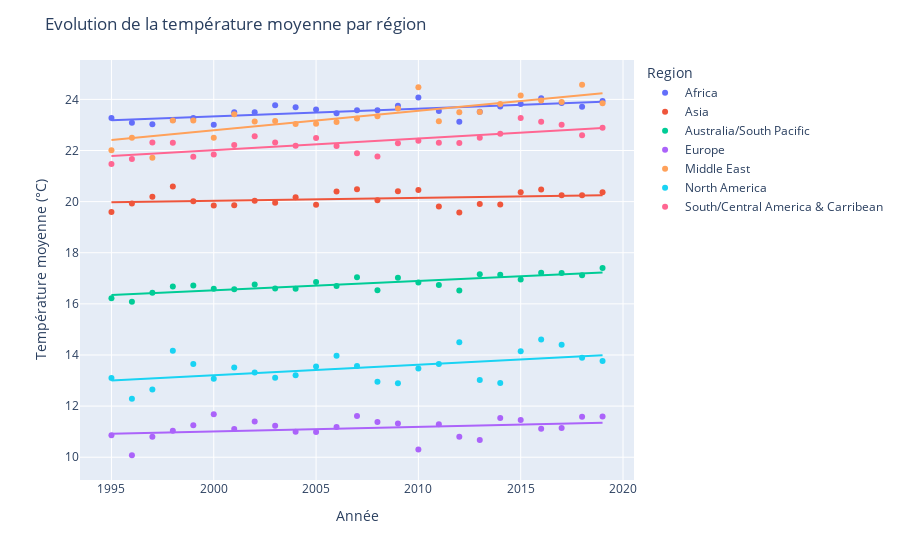

The cell this chart's notebook holds for it:
### Markdown cell above
#### A l'échelle régionale

### Code cell
# plot the data
region_temp = df.query('Year < 2020').groupby(['Region', 'Year'])['AvgTemperature'].mean().reset_index()

fig = px.scatter(region_temp, x='Year', y='AvgTemperature', color='Region', trendline='ols', opacity=1)
fig.update_layout(title='Evolution de la température moyenne par région', 
                    xaxis_title='Année', 
                    yaxis_title='Température moyenne (°C)')
fig.show()

### Figure 1 — Plotly figure (JSON) as saved in the notebook; plotly's stock layout.template omitted (floating-point values rounded to 4 significant figures)
{"data": [{"hovertemplate": "Region=Africa<br>Year=%{x}<br>AvgTemperature=%{y}<extra></extra>", "legendgroup": "Africa", "marker": {"color": "#636efa", "opacity": 1, "symbol": "circle"}, "mode": "markers", "name": "Africa", "orientation": "v", "showlegend": true, "type": "scatter", "x": [1995, 1996, 1997, 1998, 1999, 2000, 2001, 2002, 2003, 2004, 2005, 2006, 2007, 2008, 2009, 2010, 2011, 2012, 2013, 2014, 2015, 2016, 2017, 2018, 2019], "xaxis": "x", "y": [23.27, 23.09, 23.02, 23.19, 23.27, 23.01, 23.5, 23.49, 23.77, 23.69, 23.61, 23.46, 23.57, 23.58, 23.75, 24.07, 23.54, 23.13, 23.52, 23.72, 23.82, 24.05, 23.86, 23.71, 23.94], "yaxis": "y"}, {"hovertemplate": "<b>OLS trendline</b><br>AvgTemperature = 0.0301348 * Year + -36.9353<br>R<sup>2</sup>=0.522045<br><br>Region=Africa<br>Year=%{x}<br>AvgTemperature=%{y} <b>(trend)</b><extra></extra>", "legendgroup": "Africa", "marker": {"color": "#636efa", "symbol": "circle"}, "mode": "lines", "name": "Africa", "showlegend": false, "type": "scatter", "x": [1995, 1996, 1997, 1998, 1999, 2000, 2001, 2002, 2003, 2004, 2005, 2006, 2007, 2008, 2009, 2010, 2011, 2012, 2013, 2014, 2015, 2016, 2017, 2018, 2019], "xaxis": "x", "y": [23.18, 23.21, 23.24, 23.27, 23.3, 23.33, 23.36, 23.39, 23.42, 23.45, 23.49, 23.52, 23.55, 23.58, 23.61, 23.64, 23.67, 23.7, 23.73, 23.76, 23.79, 23.82, 23.85, 23.88, 23.91], "yaxis": "y"}, {"hovertemplate": "Region=Asia<br>Year=%{x}<br>AvgTemperature=%{y}<extra></extra>", "legendgroup": "Asia", "marker": {"color": "#EF553B", "opacity": 1, "symbol": "circle"}, "mode": "markers", "name": "Asia", "orientation": "v", "showlegend": true, "type": "scatter", "x": [1995, 1996, 1997, 1998, 1999, 2000, 2001, 2002, 2003, 2004, 2005, 2006, 2007, 2008, 2009, 2010, 2011, 2012, 2013, 2014, 2015, 2016, 2017, 2018, 2019], "xaxis": "x", "y": [19.59, 19.93, 20.19, 20.59, 20.02, 19.84, 19.85, 20.03, 19.95, 20.17, 19.88, 20.39, 20.48, 20.05, 20.4, 20.46, 19.81, 19.58, 19.91, 19.89, 20.37, 20.47, 20.25, 20.25, 20.37], "yaxis": "y"}, {"hovertemplate": "<b>OLS trendline</b><br>AvgTemperature = 0.0113203 * Year + -2.60971<br>R<sup>2</sup>=0.084105<br><br>Region=Asia<br>Year=%{x}<br>AvgTemperature=%{y} <b>(trend)</b><extra></extra>", "legendgroup": "Asia", "marker": {"color": "#EF553B", "symbol": "circle"}, "mode": "lines", "name": "Asia", "showlegend": false, "type": "scatter", "x": [1995, 1996, 1997, 1998, 1999, 2000, 2001, 2002, 2003, 2004, 2005, 2006, 2007, 2008, 2009, 2010, 2011, 2012, 2013, 2014, 2015, 2016, 2017, 2018, 2019], "xaxis": "x", "y": [19.97, 19.99, 20.0, 20.01, 20.02, 20.03, 20.04, 20.05, 20.06, 20.08, 20.09, 20.1, 20.11, 20.12, 20.13, 20.14, 20.16, 20.17, 20.18, 20.19, 20.2, 20.21, 20.22, 20.23, 20.25], "yaxis": "y"}, {"hovertemplate": "Region=Australia/South Pacific<br>Year=%{x}<br>AvgTemperature=%{y}<extra></extra>", "legendgroup": "Australia/South Pacific", "marker": {"color": "#00cc96", "opacity": 1, "symbol": "circle"}, "mode": "markers", "name": "Australia/South Pacific", "orientation": "v", "showlegend": true, "type": "scatter", "x": [1995, 1996, 1997, 1998, 1999, 2000, 2001, 2002, 2003, 2004, 2005, 2006, 2007, 2008, 2009, 2010, 2011, 2012, 2013, 2014, 2015, 2016, 2017, 2018, 2019], "xaxis": "x", "y": [16.22, 16.09, 16.43, 16.68, 16.72, 16.59, 16.57, 16.76, 16.6, 16.59, 16.86, 16.7, 17.04, 16.53, 17.03, 16.84, 16.74, 16.52, 17.16, 17.14, 16.95, 17.22, 17.2, 17.12, 17.4], "yaxis": "y"}, {"hovertemplate": "<b>OLS trendline</b><br>AvgTemperature = 0.0366043 * Year + -56.6768<br>R<sup>2</sup>=0.689830<br><br>Region=Australia/South Pacific<br>Year=%{x}<br>AvgTemperature=%{y} <b>(trend)</b><extra></extra>", "legendgroup": "Australia/South Pacific", "marker": {"color": "#00cc96", "symbol": "circle"}, "mode": "lines", "name": "Australia/South Pacific", "showlegend": false, "type": "scatter", "x": [1995, 1996, 1997, 1998, 1999, 2000, 2001, 2002, 2003, 2004, 2005, 2006, 2007, 2008, 2009, 2010, 2011, 2012, 2013, 2014, 2015, 2016, 2017, 2018, 2019], "xaxis": "x", "y": [16.35, 16.39, 16.42, 16.46, 16.5, 16.53, 16.57, 16.61, 16.64, 16.68, 16.71, 16.75, 16.79, 16.82, 16.86, 16.9, 16.93, 16.97, 17.01, 17.04, 17.08, 17.12, 17.15, 17.19, 17.23], "yaxis": "y"}, {"hovertemplate": "Region=Europe<br>Year=%{x}<br>AvgTemperature=%{y}<extra></extra>", "legendgroup": "Europe", "marker": {"color": "#ab63fa", "opacity": 1, "symbol": "circle"}, "mode": "markers", "name": "Europe", "orientation": "v", "showlegend": true, "type": "scatter", "x": [1995, 1996, 1997, 1998, 1999, 2000, 2001, 2002, 2003, 2004, 2005, 2006, 2007, 2008, 2009, 2010, 2011, 2012, 2013, 2014, 2015, 2016, 2017, 2018, 2019], "xaxis": "x", "y": [10.86, 10.08, 10.8, 11.04, 11.25, 11.68, 11.1, 11.4, 11.23, 10.99, 10.98, 11.18, 11.61, 11.38, 11.32, 10.3, 11.29, 10.8, 10.67, 11.54, 11.45, 11.12, 11.14, 11.58, 11.59], "yaxis": "y"}, {"hovertemplate": "<b>OLS trendline</b><br>AvgTemperature = 0.0181763 * Year + -25.345<br>R<sup>2</sup>=0.113386<br><br>Region=Europe<br>Year=%{x}<br>AvgTemperature=%{y} <b>(trend)</b><extra></extra>", "legendgroup": "Europe", "marker": {"color": "#ab63fa", "symbol": "circle"}, "mode": "lines", "name": "Europe", "showlegend": false, "type": "scatter", "x": [1995, 1996, 1997, 1998, 1999, 2000, 2001, 2002, 2003, 2004, 2005, 2006, 2007, 2008, 2009, 2010, 2011, 2012, 2013, 2014, 2015, 2016, 2017, 2018, 2019], "xaxis": "x", "y": [10.92, 10.93, 10.95, 10.97, 10.99, 11.01, 11.03, 11.04, 11.06, 11.08, 11.1, 11.12, 11.13, 11.15, 11.17, 11.19, 11.21, 11.23, 11.24, 11.26, 11.28, 11.3, 11.32, 11.33, 11.35], "yaxis": "y"}, {"hovertemplate": "Region=Middle East<br>Year=%{x}<br>AvgTemperature=%{y}<extra></extra>", "legendgroup": "Middle East", "marker": {"color": "#FFA15A", "opacity": 1, "symbol": "circle"}, "mode": "markers", "name": "Middle East", "orientation": "v", "showlegend": true, "type": "scatter", "x": [1995, 1996, 1997, 1998, 1999, 2000, 2001, 2002, 2003, 2004, 2005, 2006, 2007, 2008, 2009, 2010, 2011, 2012, 2013, 2014, 2015, 2016, 2017, 2018, 2019], "xaxis": "x", "y": [22.01, 22.5, 21.71, 23.17, 23.17, 22.5, 23.42, 23.13, 23.15, 23.04, 23.05, 23.12, 23.26, 23.34, 23.64, 24.48, 23.14, 23.5, 23.51, 23.82, 24.15, 23.95, 23.9, 24.57, 23.85], "yaxis": "y"}, {"hovertemplate": "<b>OLS trendline</b><br>AvgTemperature = 0.0761759 * Year + -129.562<br>R<sup>2</sup>=0.682945<br><br>Region=Middle East<br>Year=%{x}<br>AvgTemperature=%{y} <b>(trend)</b><extra></extra>", "legendgroup": "Middle East", "marker": {"color": "#FFA15A", "symbol": "circle"}, "mode": "lines", "name": "Middle East", "showlegend": false, "type": "scatter", "x": [1995, 1996, 1997, 1998, 1999, 2000, 2001, 2002, 2003, 2004, 2005, 2006, 2007, 2008, 2009, 2010, 2011, 2012, 2013, 2014, 2015, 2016, 2017, 2018, 2019], "xaxis": "x", "y": [22.41, 22.49, 22.56, 22.64, 22.71, 22.79, 22.87, 22.94, 23.02, 23.09, 23.17, 23.25, 23.32, 23.4, 23.48, 23.55, 23.63, 23.7, 23.78, 23.86, 23.93, 24.01, 24.08, 24.16, 24.24], "yaxis": "y"}, {"hovertemplate": "Region=North America<br>Year=%{x}<br>AvgTemperature=%{y}<extra></extra>", "legendgroup": "North America", "marker": {"color": "#19d3f3", "opacity": 1, "symbol": "circle"}, "mode": "markers", "name": "North America", "orientation": "v", "showlegend": true, "type": "scatter", "x": [1995, 1996, 1997, 1998, 1999, 2000, 2001, 2002, 2003, 2004, 2005, 2006, 2007, 2008, 2009, 2010, 2011, 2012, 2013, 2014, 2015, 2016, 2017, 2018, 2019], "xaxis": "x", "y": [13.1, 12.29, 12.65, 14.17, 13.65, 13.07, 13.51, 13.31, 13.11, 13.21, 13.55, 13.97, 13.57, 12.95, 12.9, 13.47, 13.64, 14.5, 13.02, 12.9, 14.14, 14.61, 14.4, 13.89, 13.77], "yaxis": "y"}, {"hovertemplate": "<b>OLS trendline</b><br>AvgTemperature = 0.0411631 * Year + -69.1212<br>R<sup>2</sup>=0.260691<br><br>Region=North America<br>Year=%{x}<br>AvgTemperature=%{y} <b>(trend)</b><extra></extra>", "legendgroup": "North America", "marker": {"color": "#19d3f3", "symbol": "circle"}, "mode": "lines", "name": "North America", "showlegend": false, "type": "scatter", "x": [1995, 1996, 1997, 1998, 1999, 2000, 2001, 2002, 2003, 2004, 2005, 2006, 2007, 2008, 2009, 2010, 2011, 2012, 2013, 2014, 2015, 2016, 2017, 2018, 2019], "xaxis": "x", "y": [13.0, 13.04, 13.08, 13.12, 13.16, 13.21, 13.25, 13.29, 13.33, 13.37, 13.41, 13.45, 13.49, 13.53, 13.58, 13.62, 13.66, 13.7, 13.74, 13.78, 13.82, 13.86, 13.9, 13.95, 13.99], "yaxis": "y"}, {"hovertemplate": "Region=South/Central America & Carribean<br>Year=%{x}<br>AvgTemperature=%{y}<extra></extra>", "legendgroup": "South/Central America & Carribean", "marker": {"color": "#FF6692", "opacity": 1, "symbol": "circle"}, "mode": "markers", "name": "South/Central America & Carribean", "orientation": "v", "showlegend": true, "type": "scatter", "x": [1995, 1996, 1997, 1998, 1999, 2000, 2001, 2002, 2003, 2004, 2005, 2006, 2007, 2008, 2009, 2010, 2011, 2012, 2013, 2014, 2015, 2016, 2017, 2018, 2019], "xaxis": "x", "y": [21.47, 21.67, 22.32, 22.3, 21.76, 21.85, 22.21, 22.56, 22.31, 22.19, 22.49, 22.18, 21.89, 21.76, 22.28, 22.39, 22.31, 22.29, 22.5, 22.66, 23.27, 23.12, 23.01, 22.6, 22.89], "yaxis": "y"}, {"hovertemplate": "<b>OLS trendline</b><br>AvgTemperature = 0.0457703 * Year + -69.5304<br>R<sup>2</sup>=0.556161<br><br>Region=South/Central America & Carribean<br>Year=%{x}<br>AvgTemperature=%{y} <b>(trend)</b><extra></extra>", "legendgroup": "South/Central America & Carribean", "marker": {"color": "#FF6692", "symbol": "circle"}, "mode": "lines", "name": "South/Central America & Carribean", "showlegend": false, "type": "scatter", "x": [1995, 1996, 1997, 1998, 1999, 2000, 2001, 2002, 2003, 2004, 2005, 2006, 2007, 2008, 2009, 2010, 2011, 2012, 2013, 2014, 2015, 2016, 2017, 2018, 2019], "xaxis": "x", "y": [21.78, 21.83, 21.87, 21.92, 21.96, 22.01, 22.06, 22.1, 22.15, 22.19, 22.24, 22.28, 22.33, 22.38, 22.42, 22.47, 22.51, 22.56, 22.61, 22.65, 22.7, 22.74, 22.79, 22.83, 22.88], "yaxis": "y"}], "layout": {"legend": {"title": {"text": "Region"}, "tracegroupgap": 0}, "margin": {"t": 60}, "title": {"text": "Evolution de la température moyenne par région"}, "xaxis": {"anchor": "y", "domain": [0, 1], "title": {"text": "Année"}}, "yaxis": {"anchor": "x", "domain": [0, 1], "title": {"text": "Température moyenne (°C)"}}}}
